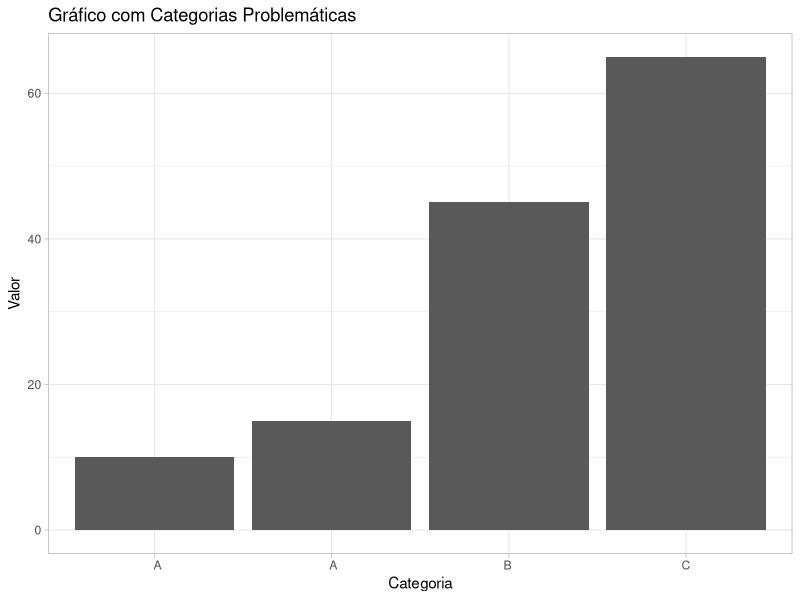
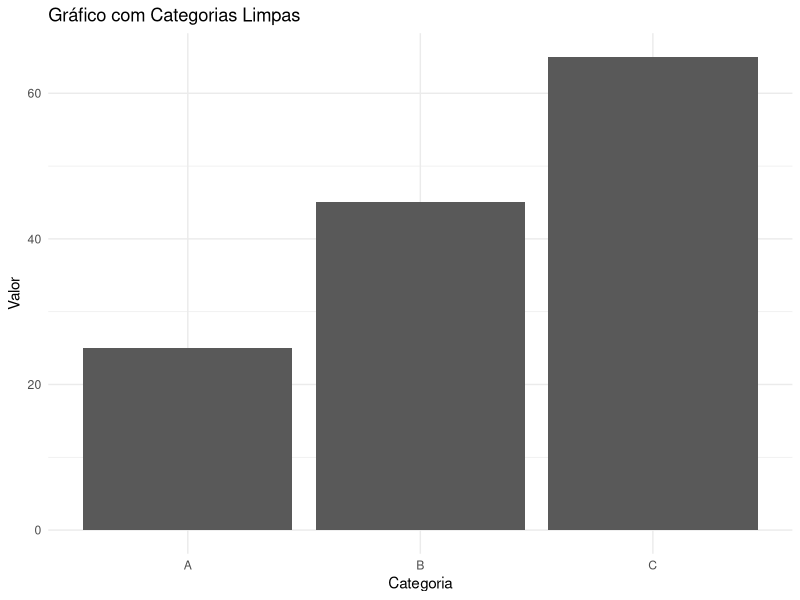

Write R code to recreate these figures, in order.
library(ggplot2)
library(dplyr)
library(stringr)

# Criando um dataframe com strings problemáticas (espaços indesejados)
df <- tibble(
  categoria = c("  A", "B ", "C", " A", "B ", "C"),
  valor = c(10, 20, 30, 15, 25, 35)
)

# Tentativa de criar o gráfico SEM limpar as strings
ggplot(df, aes(x = categoria, y = valor)) +
  geom_bar(stat = "identity") +
  labs(
    title = "Gráfico com Categorias Problemáticas",
    x = "Categoria",
    y = "Valor"
  ) +
  theme_light()

# Resultado: Categorias duplicadas como " A" e "A" aparecerão separadamente no eixo x.

# -----------------------------------------------------
# Solução: Usar str_trim() para limpar os espaços
# -----------------------------------------------------

# Limpando os espaços com str_trim
df_limpo <- df %>%
  mutate(categoria = str_trim(categoria))

df_limpo_gsub <- df %>% mutate(categoria = gsub("^\\s+|\\s+$", "", categoria))

# Criando o gráfico após a limpeza das strings
ggplot(df_limpo, aes(x = categoria, y = valor)) +
  geom_bar(stat = "identity") +
  labs(
    title = "Gráfico com Categorias Limpas",
    x = "Categoria",
    y = "Valor"
  ) +
  theme_minimal()

# Resultado: O gráfico agora apresenta as categorias corretamente agrupadas.
